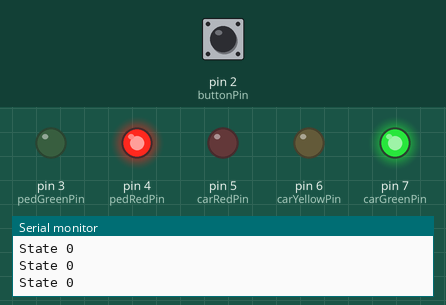
Recording of a sketch running on a simulated Arduino Uno, built with avr-gcc and run on an emulated ATmega328P. Shown: output pins drawn as LEDs (lit = HIGH), the last lines printed to the serial monitor. The inputs (shaded band) are chosen by the test bench; at power-on: pin 2 (buttonPin) HIGH.

Above: at 1.2 s.
1.3 s: pin 2 (buttonPin) pulled LOW for 0.15 s
At 2.5 s:
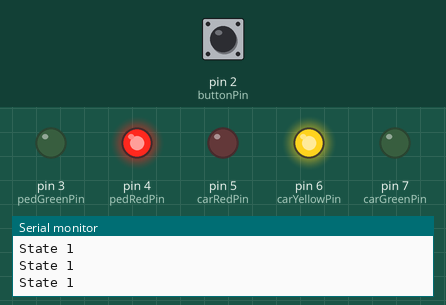
2.9 s: pin 2 (buttonPin) pulled LOW for 1 s
At 4.0 s:
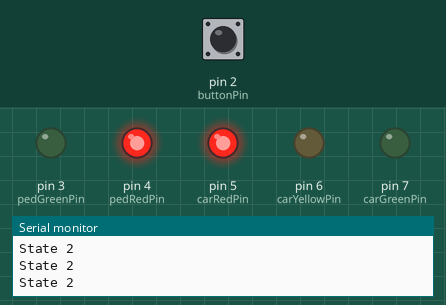
5.4 s: pin 2 (buttonPin) pulled LOW for 0.15 s
At 5.9 s:
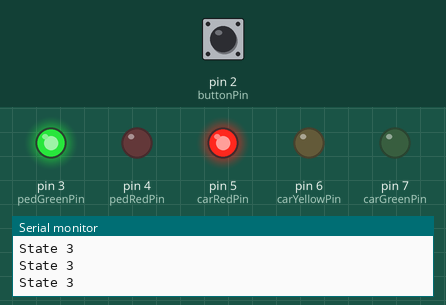
7.0 s: pin 2 (buttonPin) pulled LOW for 3.2 s
At 8.3 s:
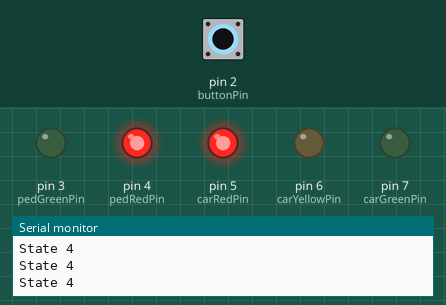
Timing chart, 0 to 10.0 s (numbered marks = the images above; inputs shaded):
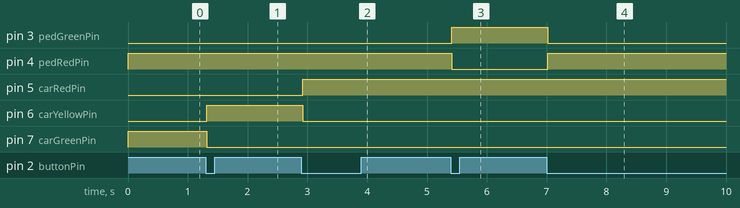

Measured:
- after the input at 1.3 s, pin 6 (carYellowPin): LOW → HIGH at once; pin 7 (carGreenPin): HIGH → LOW at once
- after the input at 2.9 s, pin 5 (carRedPin): LOW → HIGH at once; pin 6 (carYellowPin): HIGH → LOW at once
- after the input at 5.4 s, pin 3 (pedGreenPin): LOW → HIGH at once; pin 4 (pedRedPin): HIGH → LOW at once
- after the input at 7.0 s, pin 3 (pedGreenPin): HIGH → LOW at once; pin 4 (pedRedPin): LOW → HIGH at once

The sketch:

lesson4_4_TestButtonInterrupt.ino
```cpp
// Definimos os pinos que vamos usar
const int buttonPin = 2;
const int pedGreenPin = 3;
const int pedRedPin = 4;
const int carRedPin = 5;
const int carYellowPin = 6;
const int carGreenPin = 7;

// Esse vetor ajuda na hora de inicializar e testar os pinos
const int ledPins[] = {pedGreenPin, pedRedPin, carRedPin, carYellowPin, carGreenPin};

// Essa variável vai contar quantas vezes apertamos o botão
int timesButtonPressed = 0;

// Essa variável guarda o estado atual
int state = 0;

void setup()
{
  // Pino do botão definido como INPUT_PULLUP
  // Assim, usamos o resistor de pull-up interno e poupamos um resistor!
  pinMode(buttonPin, INPUT_PULLUP);

  // Pinos dos LEDs definidos como OUTPUT
  // Usamos o vetor ledPins e o for para não termos que nos repetir
  for(int i = 0; i < 5; i++)
    pinMode(ledPins[i], OUTPUT);

  // Vamos usar a porta Serial para ver se estamos trocando de estado
  Serial.begin(9600);

  // Vamos ligar a interrupção externa no pino do botão, para a contagem mudar imediatamente
  // O parâmetro 0 representa o número da interrupção
  // O parâmetro buttonPressed é o nome da função que é chamada quando ocorre a interrupção
  // O parâmetro FALLING significa que a interrupção ocorre na borda de descida do pino de HIGH para LOW
  // Mais infos: http://arduino.cc/en/Reference/AttachInterrupt
  attachInterrupt(0, buttonPressed, FALLING);
  //attachInterrupt(0, debounceButtonPressed, FALLING);
}

void loop()
{
  // A % B faz a divisão de A por B e retorna o resto
  // Isso permite que state varie de forma circular: 0, 1, 2, 3, 4, 0, 1, 2, ...
  state = timesButtonPressed % 5;

  // Esse switch/case permite que o comportamento mude, de acordo com o estado atual
  switch(state)
  {
    case 0:
      state_0();
      break;
    case 1:
      state_1();
      break;
    case 2:
      state_2();
      break;
    case 3:
      state_3();
      break;
    case 4:
      state_4();
      break;
    default:
      state_unknown();
      break;
  }
}

// Funções que dizem o que acontece em cada estado
void state_0()
{
  Serial.println("State 0");

  carGreen();
  pedRed();
}

void state_1()
{
  Serial.println("State 1");

  carYellow();
  pedRed();
}

void state_2()
{
  Serial.println("State 2");

  carRed();
  pedRed();
}

void state_3()
{
  Serial.println("State 3");

  carRed();
  pedGreen();
}

void state_4()
{
  Serial.println("State 4");

  carRed();
  pedRed();
}

void state_unknown()
{
  Serial.println("Unknown state!");
}

// Funções auxiliares para controlar as luzes
void carGreen()
{
  digitalWrite(carGreenPin, HIGH);
  digitalWrite(carYellowPin, LOW);
  digitalWrite(carRedPin, LOW);
}

void carYellow()
{
  digitalWrite(carGreenPin, LOW);
  digitalWrite(carYellowPin, HIGH);
  digitalWrite(carRedPin, LOW);
}

void carRed()
{
  digitalWrite(carGreenPin, LOW);
  digitalWrite(carYellowPin, LOW);
  digitalWrite(carRedPin, HIGH);
}

void pedGreen()
{
  digitalWrite(pedGreenPin, HIGH);
  digitalWrite(pedRedPin, LOW);
}

void pedRed()
{
  digitalWrite(pedGreenPin, LOW);
  digitalWrite(pedRedPin, HIGH);
}

// Função executada quando ocorre a interrupção do botão
void buttonPressed()
{
  timesButtonPressed++;
}

/*void debounceButtonPressed()
{
  static unsigned long debouncing_time = 100;
  static unsigned long last_millis = millis();

  if((millis() - last_millis) >= debouncing_time)
  {
    buttonPressed();
    last_millis = millis();
  }
}*/
```
